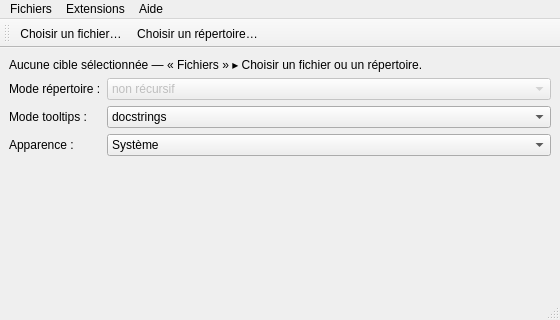
<?xml version="1.0" encoding="UTF-8"?>
<ui version="4.0">
 <class>RootWindow</class>
 <widget class="QMainWindow" name="RootWindow">
  <property name="geometry">
   <rect>
    <x>0</x>
    <y>0</y>
    <width>560</width>
    <height>320</height>
   </rect>
  </property>
  <property name="windowTitle">
   <string>Image Treatment</string>
  </property>
  <widget class="QWidget" name="centralwidget">
   <layout class="QVBoxLayout" name="verticalLayout">
    <item>
     <widget class="QLabel" name="labelTarget">
      <property name="text">
       <string>Aucune cible sélectionnée — « Fichiers » ▸ Choisir un fichier ou un répertoire.</string>
      </property>
      <property name="wordWrap">
       <bool>true</bool>
      </property>
     </widget>
    </item>
    <item>
     <layout class="QFormLayout" name="formLayout">
      <item row="0" column="0">
       <widget class="QLabel" name="labelRecursive">
        <property name="text">
         <string>Mode répertoire :</string>
        </property>
       </widget>
      </item>
      <item row="0" column="1">
       <widget class="QComboBox" name="comboRecursive">
        <property name="enabled">
         <bool>false</bool>
        </property>
        <property name="toolTip">
         <string>Parcourir les sous-répertoires — sans effet tant qu'aucun répertoire n'est choisi</string>
        </property>
        <item>
         <property name="text">
          <string>non récursif</string>
         </property>
        </item>
        <item>
         <property name="text">
          <string>récursif</string>
         </property>
        </item>
       </widget>
      </item>
      <item row="1" column="0">
       <widget class="QLabel" name="labelTooltipMode">
        <property name="text">
         <string>Mode tooltips :</string>
        </property>
       </widget>
      </item>
      <item row="1" column="1">
       <widget class="QComboBox" name="comboTooltipMode">
        <item>
         <property name="text">
          <string>docstrings</string>
         </property>
        </item>
        <item>
         <property name="text">
          <string>code</string>
         </property>
        </item>
        <item>
         <property name="text">
          <string>priority_docstrings</string>
         </property>
        </item>
       </widget>
      </item>
      <item row="2" column="0">
       <widget class="QLabel" name="labelSkin">
        <property name="text">
         <string>Apparence :</string>
        </property>
       </widget>
      </item>
      <item row="2" column="1">
       <widget class="QComboBox" name="comboSkin">
        <property name="toolTip">
         <string>Apparence de l'application — « Système » détecte le thème clair/sombre de l'OS</string>
        </property>
        <item>
         <property name="text">
          <string>Système</string>
         </property>
        </item>
        <item>
         <property name="text">
          <string>Clair</string>
         </property>
        </item>
        <item>
         <property name="text">
          <string>Sombre</string>
         </property>
        </item>
       </widget>
      </item>
     </layout>
    </item>
    <item>
     <spacer name="verticalSpacer">
      <property name="orientation">
       <enum>Qt::Vertical</enum>
      </property>
      <property name="sizeHint" stdset="0">
       <size>
        <width>20</width>
        <height>40</height>
       </size>
      </property>
     </spacer>
    </item>
   </layout>
  </widget>
  <widget class="QMenuBar" name="menubar">
   <property name="geometry">
    <rect>
     <x>0</x>
     <y>0</y>
     <width>560</width>
     <height>22</height>
    </rect>
   </property>
   <widget class="QMenu" name="menuFichiers">
    <property name="title">
     <string>Fichiers</string>
    </property>
    <addaction name="actionChooseFile"/>
    <addaction name="actionChooseDirectory"/>
   </widget>
   <widget class="QMenu" name="menuExtensions">
    <property name="title">
     <string>Extensions</string>
    </property>
   </widget>
   <widget class="QMenu" name="menuAide">
    <property name="title">
     <string>Aide</string>
    </property>
    <addaction name="actionHelp"/>
   </widget>
   <addaction name="menuFichiers"/>
   <addaction name="menuExtensions"/>
   <addaction name="menuAide"/>
  </widget>
  <widget class="QStatusBar" name="statusbar"/>
  <widget class="QToolBar" name="toolBar">
   <property name="windowTitle">
    <string>Outils</string>
   </property>
   <attribute name="toolBarArea">
    <enum>TopToolBarArea</enum>
   </attribute>
   <attribute name="toolBarBreak">
    <bool>false</bool>
   </attribute>
   <addaction name="actionChooseFile"/>
   <addaction name="actionChooseDirectory"/>
  </widget>
  <action name="actionChooseFile">
   <property name="icon">
    <iconset resource="../resources/icons/media_restorer.qrc">
     <normaloff>:/icons/folder-open.png</normaloff>:/icons/folder-open.png
    </iconset>
   </property>
   <property name="text">
    <string>Choisir un fichier…</string>
   </property>
   <property name="toolTip">
    <string>Choisir un fichier image à traiter (Ctrl+O)</string>
   </property>
   <property name="shortcut">
    <string>Ctrl+O</string>
   </property>
  </action>
  <action name="actionChooseDirectory">
   <property name="icon">
    <iconset resource="../resources/icons/media_restorer.qrc">
     <normaloff>:/icons/inode-directory.png</normaloff>:/icons/inode-directory.png
    </iconset>
   </property>
   <property name="text">
    <string>Choisir un répertoire…</string>
   </property>
   <property name="toolTip">
    <string>Choisir un répertoire à traiter en lot (Ctrl+D)</string>
   </property>
   <property name="shortcut">
    <string>Ctrl+D</string>
   </property>
  </action>
  <action name="actionHelp">
   <property name="text">
    <string>Documentation</string>
   </property>
   <property name="toolTip">
    <string>Ouvrir la documentation Sphinx dans le navigateur (reconstruite si absente) (F1)</string>
   </property>
   <property name="shortcut">
    <string>F1</string>
   </property>
  </action>
 </widget>
 <resources>
  <include location="../resources/icons/media_restorer.qrc"/>
 </resources>
 <connections/>
</ui>
